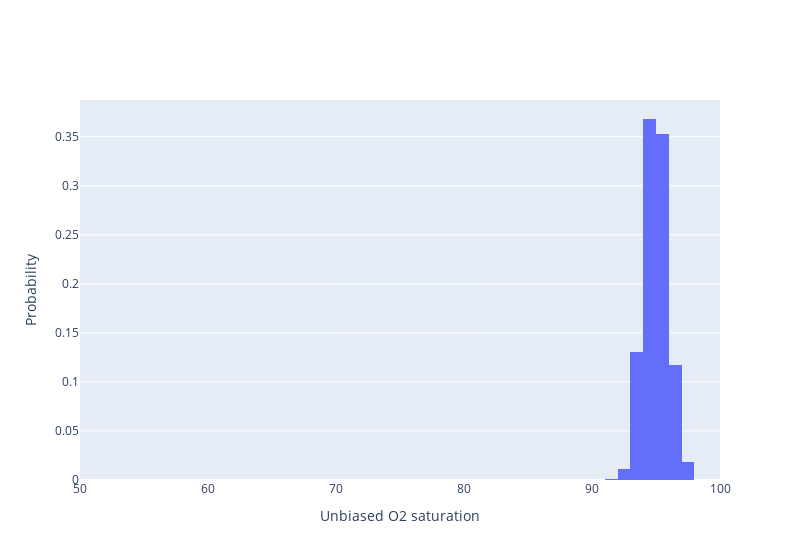

Notebook cell for this chart:
### Code cell
O2Sat_vals = np.arange(50, 101, 1)

# Parameters
UO2Sat = mh.variableNode("Unbiased O2 saturation (%)", 50, 100, 1, prior=None)
o2sat_obs = 95
std_gauss = 0.86
repetitions = 100000

hist, bin_edges, true_o2sat_arr = o2sat.generate_underlying_uo2sat_distribution(
    UO2Sat, o2sat_obs, repetitions, std_gauss, show_std=True
)


fig = go.Figure()
fig.add_trace(
    go.Histogram(
        x=true_o2sat_arr,
        xbins=dict(start=UO2Sat.a, end=UO2Sat.b, size=UO2Sat.bin_width),
        autobinx=False,
        histnorm="probability",
    )
)

fig.update_layout(width=800)
fig.update_xaxes(range=[UO2Sat.a, UO2Sat.b], title="Unbiased O2 saturation")
fig.update_yaxes(title="Probability")
fig.show()

### Figure 1 — Plotly figure (JSON) as saved in the notebook; plotly's stock layout.template omitted (floating-point values rounded to 4 significant figures; data arrays with more than 128 entries replaced by an {"elided": "..."} marker saying what was removed)
{"data": [{"autobinx": false, "histnorm": "probability", "type": "histogram", "x": {"elided": "1959 float values"}, "xbins": {"end": 100, "size": 1, "start": 50}}], "layout": {"width": 800, "xaxis": {"range": [50, 100], "title": {"text": "Unbiased O2 saturation"}}, "yaxis": {"title": {"text": "Probability"}}}}
